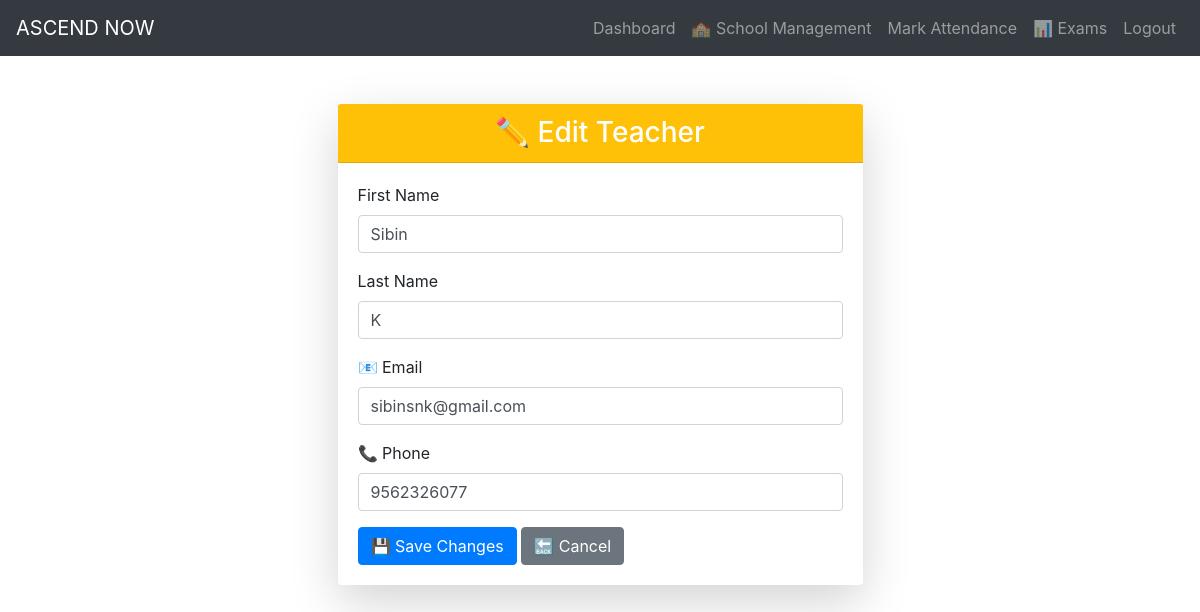
Screenshot of /dashboard/edit/teacher/1 (signed in) with the database file from the repository.
### dashboard/models.py (models this page shows, shortened)
class User(UserMixin, db.Model):
    id = db.Column(db.Integer, primary_key=True)
    school_id = db.Column(db.Integer, db.ForeignKey('school.id'), nullable=False)
    first_name = db.Column(db.String(100), nullable=False)
    last_name = db.Column(db.String(100), nullable=False)
    email = db.Column(db.String(100), unique=True, nullable=True)
    phone = db.Column(db.String(20), nullable=True)
    password_hash = db.Column(db.String(255), nullable=True)
    role = db.Column(db.Enum('Admin', 'Teacher', name="user_roles"), nullable=False)
    has_dashboard_access = db.Column(db.Boolean, default=False)
    is_active = db.Column(db.Boolean, default=False)
    subjects = db.relationship('Subject', backref='teacher', lazy=True)
    @property
    def is_authenticated(self):
        return True

### dashboard/views.py (the view, shortened to what this page needs)
@app.route('/dashboard/edit/teacher/<int:teacher_id>', methods=['GET', 'POST'])
@login_required
def edit_teacher(teacher_id):
    if not current_user.is_authenticated:
        flash('You must be logged in to edit a teacher.', 'danger')
        return redirect(url_for('dashboard_login'))
    teacher = User.query.get_or_404(teacher_id)
    return render_template('edit_teacher.html', teacher=teacher)

### dashboard/__init__.py (called while the page is built)
@login_manager.user_loader
def load_user(user_id):
    user = User.query.get(int(user_id))
    return user

### dashboard/templates/edit_teacher.html (shortened to what this page needs)
{% extends "base.html" %}
{% block content %}
<div class="container mt-5">
    <div class="row justify-content-center">
        <div class="col-lg-6 col-md-8">
            <div class="card shadow-lg border-0 rounded-3">
                <div class="card-header bg-warning text-white text-center">
                    <h3 class="mb-0">✏️ Edit Teacher</h3>
                </div>
                <div class="card-body">
                    <form method="POST" action="{{ url_for('edit_teacher', teacher_id=teacher.id) }}" class="needs-validation" novalidate>
                        <div class="mb-3">
                            <label for="first_name" class="form-label">First Name</label>
                            <input type="text" class="form-control" id="first_name" name="first_name" value="{{ teacher.first_name }}" required>
                        </div>
                        <div class="mb-3">
                            <label for="last_name" class="form-label">Last Name</label>
                            <input type="text" class="form-control" id="last_name" name="last_name" value="{{ teacher.last_name }}" required>
                        </div>
                        <div class="mb-3">
                            <label for="email" class="form-label">📧 Email</label>
                            <input type="email" class="form-control" id="email" name="email" value="{{ teacher.email }}" required>
                        </div>
                        <div class="mb-3">
                            <label for="phone" class="form-label">📞 Phone</label>
                            <input type="tel" class="form-control" id="phone" name="phone" pattern="[0-9]{10}" value="{{ teacher.phone }}" required>
                        </div>
                        <div class="d-grid gap-2">
                            <button type="submit" class="btn btn-primary">💾 Save Changes</button>
                            <a href="{{ url_for('dashboard') }}" class="btn btn-secondary">🔙 Cancel</a>
                        </div>
                    </form>
                </div>
            </div>
        </div>
    </div>
</div>
{% endblock %}

### rows the page displays
User: first_name "Sibin", last_name "K", email "sibinsnk@gmail.com", phone "9562326077"
